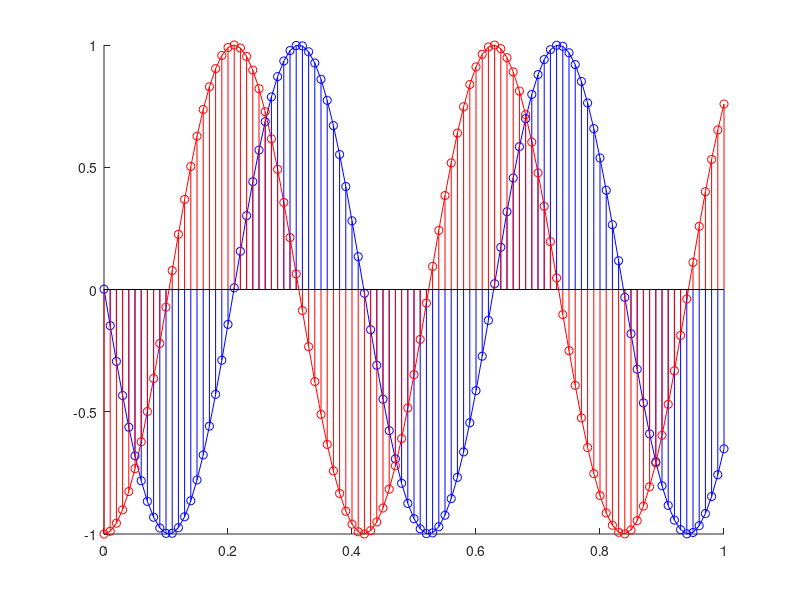

MATLAB code for this plot: (Note: this script raises an error after producing the figure.)
N = 2;
w = 15;
phi = 3.14;
alfa = 20;

n=0 : 0.01 : N-1;
imp_unit = eye(1,N);  % impuls unitar
tr_unit = ones(1,N);  % treapta unitate
e = alfa.^n ; % semnal exponential
sin_real = sin(w * n + phi); % sinusoida reala
j = sqrt(-1);
sin_compl = exp(j * (w * n + phi));  %sinusoida complexa

figure ; hold on;
plot(n, sin_real, 'b'); 
plot(n, sin_compl, 'r');
stem(n, sin_real, 'b') ;
stem(n, sin_compl, 'r') ;
hold off;

x1 = e;
x2 = sin_real;
xs = x1 + x2;
xm = x1 .* x2;
xc = conv(x1,x2); %convolutie intre semnalele x1 si x2

x = rand(1,N) ; %generam o matrice random de 1xN
xn = randn(1,N) ;
mean(x)';  %calculam media
r = xcorr(x,'unbiased') ; %autocorelatia nedeviata
rx = xcorr(x,'biased') ; %autocorelatia deviata
re = xcov(x,'unbiased') ; %autocovariatia nedeviata
rxe = xcov(x,'biased') ; %autocovariatia deviata

%Semnale audio
%FS=50;
x = audioread('xilo.wav');
audiowrite(x, 'xilo.way')
%audiowrite('sunet.wav', x, FS)